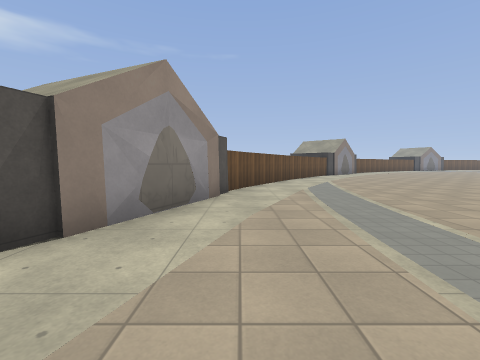
[1] (above)

16 first-person views from a walk through a level from a Godot 3-D game. The camera is 1.4 m above the floor, tilts 4° down and sees 90° across. The floor is counted in squares, 2 m on a side. Each view is taken from the middle of a square. On the plan, view 1 faces up. The plan holds only what a view shows up to about 9 squares ahead; the rest is blank. The place goes on beyond the plan. Surface patterns are stand-ins for the level's own textures.

[2]
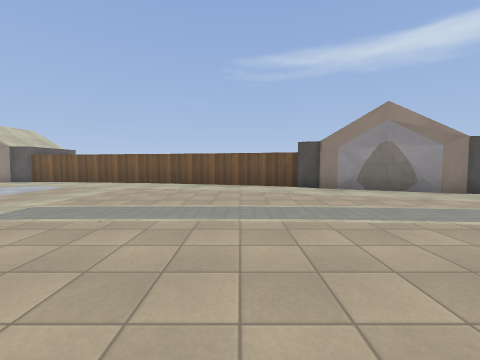

[3]
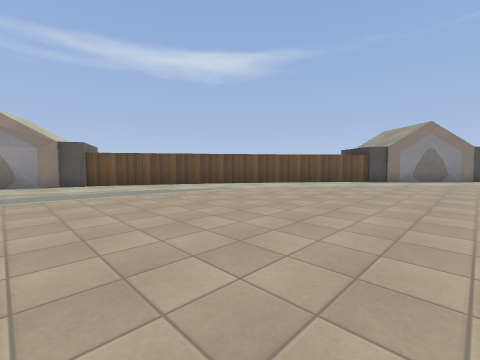

[4]
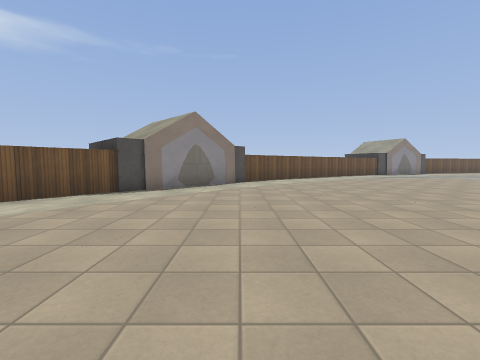

[5]
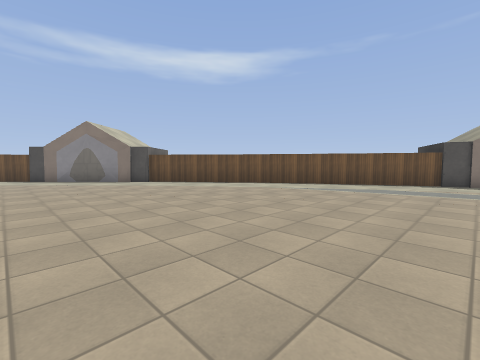

[6]
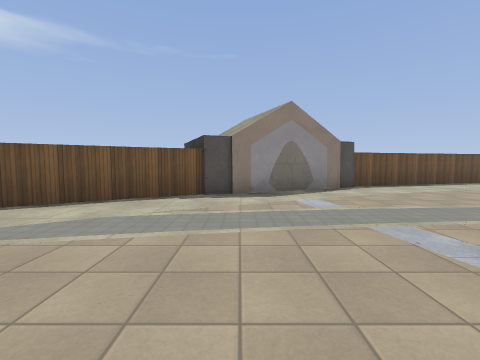

[7]
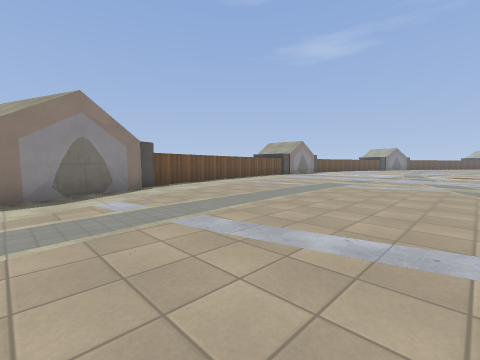

[8]
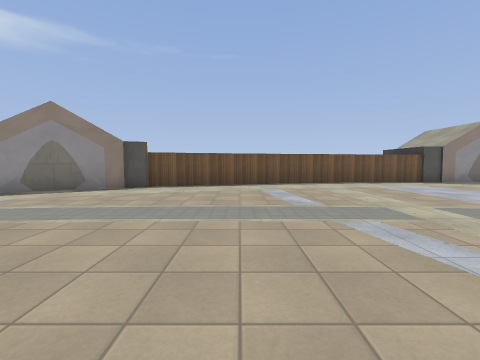

[9]
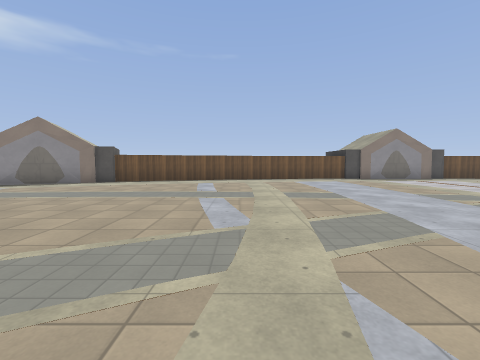

[10]
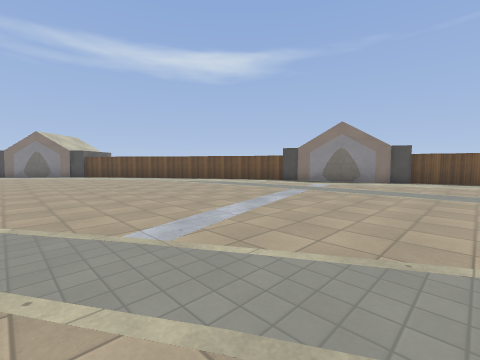

[11]
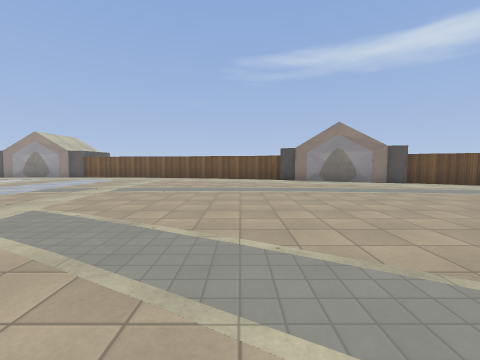

[12]
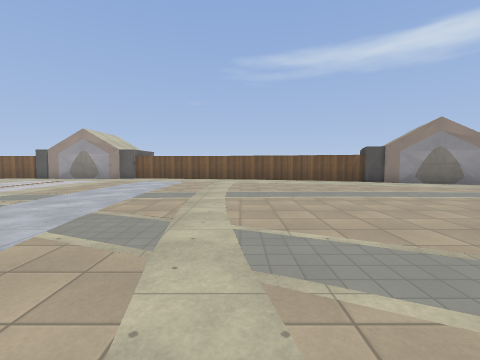

[13]
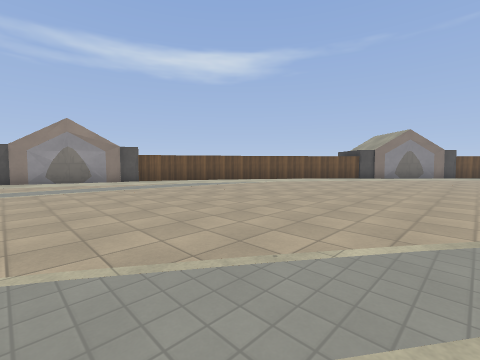

[14]
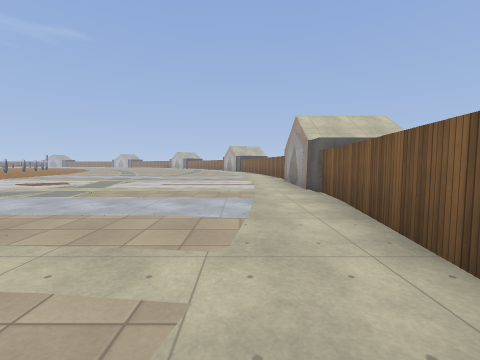

[15]
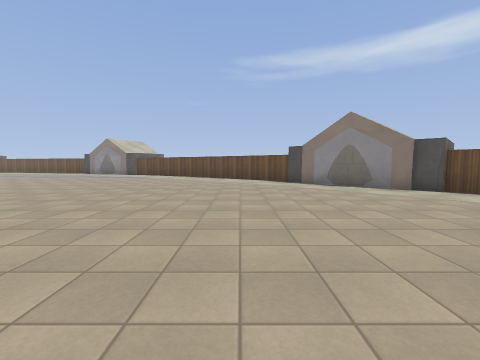

[16]
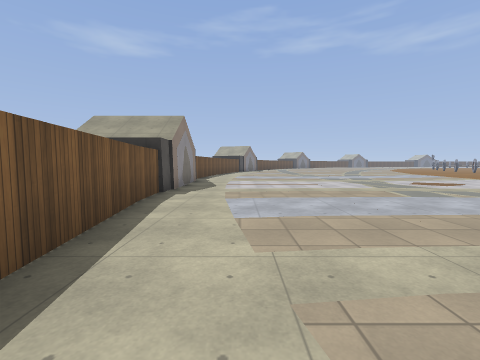

### Floor plan
Points are (right, up) in squares from view 1. A wall is a line through its corners. A room is listed if a view was taken in it or the views show most of it. See-through windows are left out.
Room 1 (views 1, 2, 3, 4, 5, 6, 7, 8, 9, 10, 11, 12, 13, 14, 15, 16)
walls: (8.4, 16.9) (4.2, 12.8); (8.7, 17.5) (8.1, 17); (4.1, 12.9) (2, 10); (12, 20) (9.2, 17.9); (2, 10.1) (0.2, 7); (0.2, 7.1) (-0.4, 5.7); (15, 21.8) (11.9, 20); (-0.2, 5.8) (-1.9, 1.6); (16.3, 22.4) (14.9, 21.8); (20.4, 23.9) (16.2, 22.2); (-2.1, 1.8) (-2.6, 0.4); (-2.5, 0.5) (-3.4, -3); (21.6, 24.6) (20.2, 24.1); (-3.4, -2.9) (-3.9, -6.6); (-3.9, -6.5) (-4, -8.4); (28.6, 25.9) (25, 25.4) (21.5, 24.5); (-3.8, -8.4) (-3.8, -9.5); (30.8, 26) (28.5, 25.9); (31.6, 25.8) (30.5, 25.8)

Where each view was taken, in squares from view 1:
view 1: 0 up, 0 right, facing up
view 2: 0 up, 5 right, facing left
view 3: 4 up, 8 right, facing up-left
view 4: 8 up, 8 right, facing up
view 5: 13 up, 17 right, facing up-left
view 6: 17 up, 17 right, facing up
view 7: 17 up, 17 right, facing up-right
view 8: 17 up, 23 right, facing up
view 9: 15 up, 25 right, facing up
view 10: 14 up, 22 right, facing up-left
view 11: 0 up, 8 right, facing left
view 12: 3 down, 7 right, facing left
view 13: 2 up, 9 right, facing up-left
view 14: 2 down, 2 left, facing down
view 15: 12 up, 14 right, facing left
view 16: 24 up, 24 right, facing right
